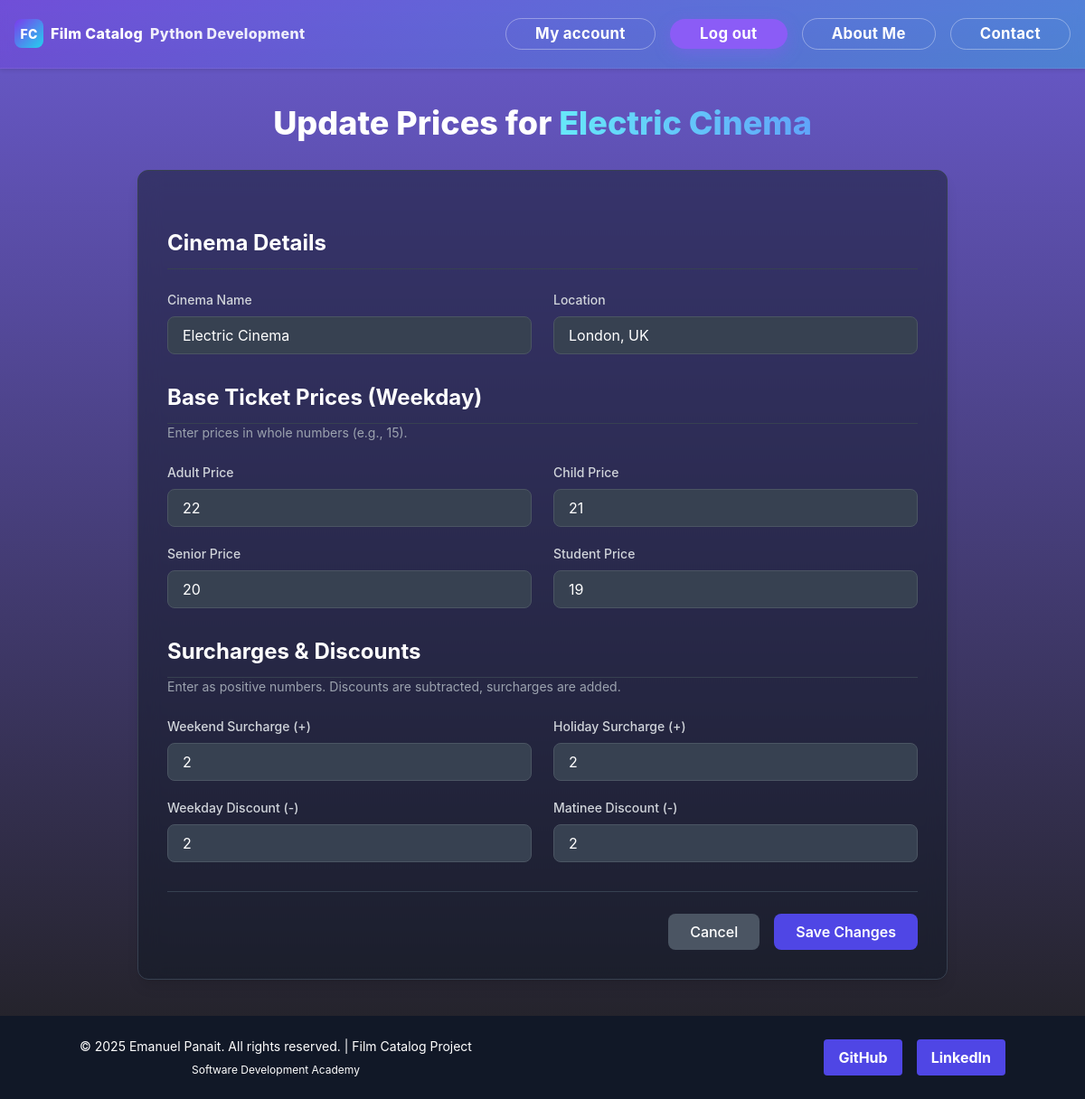
Page /prices/update/3/?next=/cinemas/ (signed in) on the earlier database version.
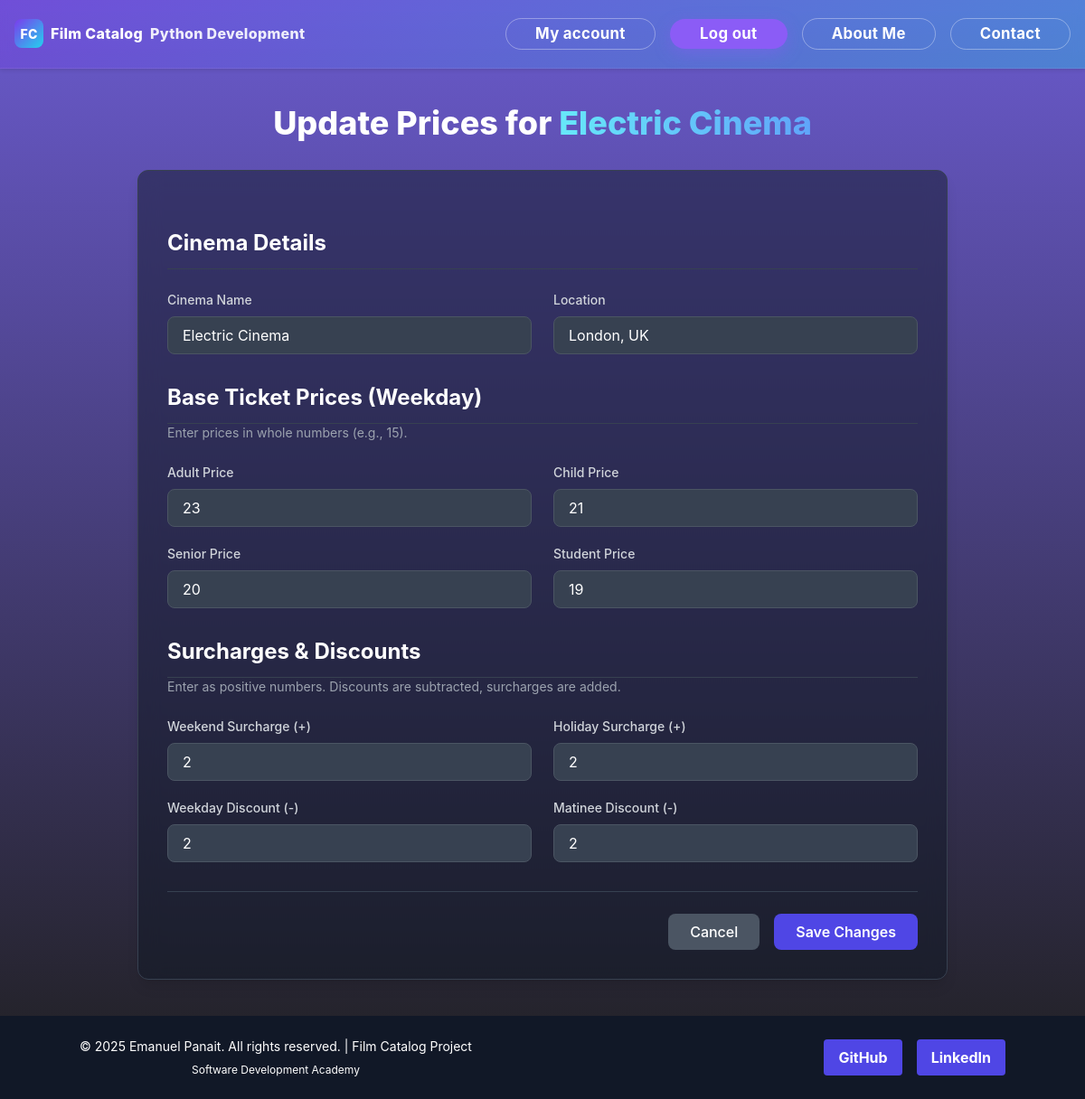
Same page on the later database version.
### viewer/models.py (models this page shows, shortened)
class Cinema(models.Model):
    name = models.CharField(max_length=100, blank=True, null=True)
    location = models.CharField(max_length=100, blank=True, null=True)
    price = models.DecimalField(max_digits=10, decimal_places=2, blank=True, null=True)
    Adult_ticket_price = models.IntegerField(blank=True, null=True)
    Child_ticket_price = models.IntegerField(blank=True, null=True)
    Senior_ticket_price = models.IntegerField(blank=True, null=True)
    Student_ticket_price = models.IntegerField(blank=True, null=True)
    weekend_surcharge = models.IntegerField(blank=True, null=True)
    holiday_surcharge = models.IntegerField(blank=True, null=True)
    weekday_discount = models.IntegerField(blank=True, null=True)
    matinee_discount = models.IntegerField(blank=True, null=True)

### viewer/views.py (the view)
# urls.py: path('prices/update/<int:pk>/', views.cinema_prices_update, name='cinema_prices_update'), # Pentru staff
@staff_member_required
def cinema_prices_update(request, pk):
    cinema = get_object_or_404(Cinema, pk=pk)
    next_url = request.POST.get('next', request.GET.get('next', ''))
    if request.method == 'POST':
        form = CinemaForm(request.POST, instance=cinema)
        if form.is_valid():
            form.save()
            messages.success(request, f"Prices for '{cinema.name}' updated successfully!")
            return redirect(next_url or 'viewer:cinema-list') # Corectat
    else:
        form = CinemaForm(instance=cinema)
    context = {'form': form, 'cinema': cinema, 'next_url': next_url}
    return render(request, 'cinema_prices_update.html', context)

### viewer/forms.py
class CinemaForm(forms.ModelForm):
    class Meta:
        model = Cinema
        fields = [
            'name', 'location',
            'Adult_ticket_price', 'Child_ticket_price', 'Senior_ticket_price', 'Student_ticket_price',
            'weekend_surcharge', 'holiday_surcharge', 'weekday_discount', 'matinee_discount'
        ]

### viewer/Templates/cinema_prices_update.html (shortened to what the changed rows need)
{% extends 'base.html' %}
{% load static %}
{% block content %}
<div class="w-full max-w-screen-xl mx-auto px-2 sm:px-4 md:px-8 py-10">
    <div class="flex flex-col sm:flex-row items-center justify-center gap-4 mb-8">
        <h1 class="text-4xl font-extrabold text-white text-center">
            Update Prices for
            <span class='bg-clip-text bg-gradient-to-r from-cyan-300 to-blue-400 text-transparent'>{{ cinema.name }}</span>
        </h1>
    </div>
    <div class="max-w-4xl mx-auto bg-gray-900/50 backdrop-blur-md rounded-xl shadow-lg overflow-hidden border border-gray-700">
        <form method="POST" class="p-6 sm:p-8 space-y-8">
            <div>
                <div class="grid grid-cols-1 md:grid-cols-2 gap-x-6 gap-y-5">
                    <div>
                        <label for="id_name" class="block text-sm font-medium text-gray-300 mb-2">Cinema Name</label>
                        <input type="text"
                               name="name"
                               value="{{ cinema.name|default:'' }}"
                               id="id_name"
                               required
                               class="w-full bg-gray-700 border border-gray-600 rounded-lg px-4 py-2 text-white focus:outline-none focus:ring-2 focus:ring-indigo-500">
                    </div>
                    <div>
                        <label for="id_location" class="block text-sm font-medium text-gray-300 mb-2">Location</label>
                        <input type="text"
                               name="location"
                               value="{{ cinema.location|default:'' }}"
                               id="id_location"
                               class="w-full bg-gray-700 border border-gray-600 rounded-lg px-4 py-2 text-white focus:outline-none focus:ring-2 focus:ring-indigo-500">
                    </div>
                </div>
            </div>
            <div>
                <div class="grid grid-cols-1 md:grid-cols-2 gap-x-6 gap-y-5">
                    <div>
                        <label for="id_adult_price" class="block text-sm font-medium text-gray-300 mb-2">Adult Price</label>
                        <input type="number" step="1" min="0"
                               name="Adult_ticket_price"
                               value="{{ cinema.Adult_ticket_price|default:0 }}"
                               id="id_adult_price"
                               class="w-full bg-gray-700 border border-gray-600 rounded-lg px-4 py-2 text-white focus:outline-none focus:ring-2 focus:ring-indigo-500">
                    </div>
                    <div>
                        <label for="id_child_price" class="block text-sm font-medium text-gray-300 mb-2">Child Price</label>
                        <input type="number" step="1" min="0"
                               name="Child_ticket_price"
                               value="{{ cinema.Child_ticket_price|default:0 }}"
                               id="id_child_price"
                               class="w-full bg-gray-700 border border-gray-600 rounded-lg px-4 py-2 text-white focus:outline-none focus:ring-2 focus:ring-indigo-500">
                    </div>
                    <div>
                        <label for="id_senior_price" class="block text-sm font-medium text-gray-300 mb-2">Senior Price</label>
                        <input type="number" step="1" min="0"
                               name="Senior_ticket_price"
                               value="{{ cinema.Senior_ticket_price|default:0 }}"
                               id="id_senior_price"
                               class="w-full bg-gray-700 border border-gray-600 rounded-lg px-4 py-2 text-white focus:outline-none focus:ring-2 focus:ring-indigo-500">
                    </div>
                    <div>
                        <label for="id_student_price" class="block text-sm font-medium text-gray-300 mb-2">Student Price</label>
                        <input type="number" step="1" min="0"
                               name="Student_ticket_price"
                               value="{{ cinema.Student_ticket_price|default:0 }}"
                               id="id_student_price"
                               class="w-full bg-gray-700 border border-gray-600 rounded-lg px-4 py-2 text-white focus:outline-none focus:ring-2 focus:ring-indigo-500">
                    </div>
                </div>
            </div>
            <div>
                <div class="grid grid-cols-1 md:grid-cols-2 gap-x-6 gap-y-5">
                    <div>
                        <label for="id_weekend_surcharge" class="block text-sm font-medium text-gray-300 mb-2">Weekend Surcharge (+)</label>
                        <input type="number" step="1" min="0"
                               name="weekend_surcharge"
                               value="{{ cinema.weekend_surcharge|default:0 }}"
                               id="id_weekend_surcharge"
                               class="w-full bg-gray-700 border border-gray-600 rounded-lg px-4 py-2 text-white focus:outline-none focus:ring-2 focus:ring-indigo-500">
                    </div>
                    <div>
                        <label for="id_holiday_surcharge" class="block text-sm font-medium text-gray-300 mb-2">Holiday Surcharge (+)</label>
                        <input type="number" step="1" min="0"
                               name="holiday_surcharge"
                               value="{{ cinema.holiday_surcharge|default:0 }}"
                               id="id_holiday_surcharge"
                               class="w-full bg-gray-700 border border-gray-600 rounded-lg px-4 py-2 text-white focus:outline-none focus:ring-2 focus:ring-indigo-500">
                    </div>
                    <div>
                        <label for="id_weekday_discount" class="block text-sm font-medium text-gray-300 mb-2">Weekday Discount (-)</label>
                        <input type="number" step="1" min="0"
                               name="weekday_discount"
                               value="{{ cinema.weekday_discount|default:0 }}"
                               id="id_weekday_discount"
                               class="w-full bg-gray-700 border border-gray-600 rounded-lg px-4 py-2 text-white focus:outline-none focus:ring-2 focus:ring-indigo-500">
                    </div>
                    <div>
                        <label for="id_matinee_discount" class="block text-sm font-medium text-gray-300 mb-2">Matinee Discount (-)</label>
                        <input type="number" step="1" min="0"
                               name="matinee_discount"
                               value="{{ cinema.matinee_discount|default:0 }}"
                               id="id_matinee_discount"
                               class="w-full bg-gray-700 border border-gray-600 rounded-lg px-4 py-2 text-white focus:outline-none focus:ring-2 focus:ring-indigo-500">
                    </div>
                </div>
            </div>
        </form>
    </div>
</div>
{% endblock %}

Differences in the rows shown:
changed Cinema "Electric Cinema": Adult_ticket_price "22" → "23"
